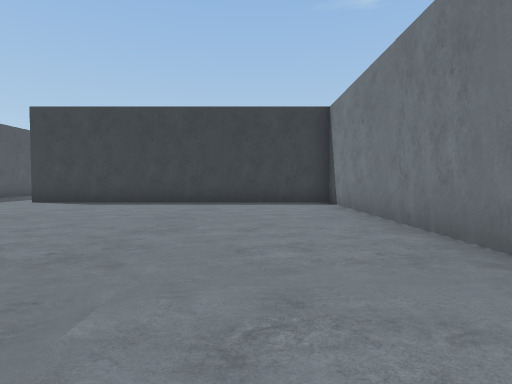
view 1 (above)

24 first-person views from a walk through a Unity game level. The camera is 1.3 m above the floor, tilts 2° down and sees 80° across. The floor is counted in squares, 2 m on a side. Each view is taken from the middle of a square. On the plan, view 1 faces up. The plan holds only what a view shows up to about 10 squares ahead; the rest is blank. The place goes on beyond the plan. The player character is not drawn.

view 2
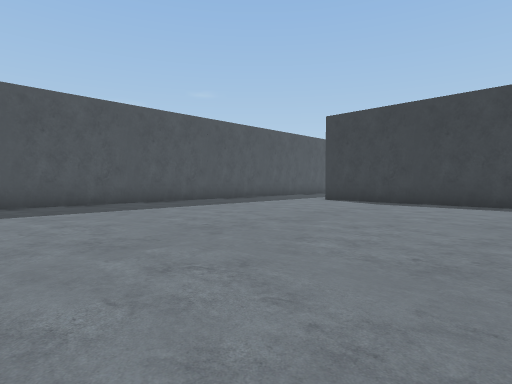

view 3
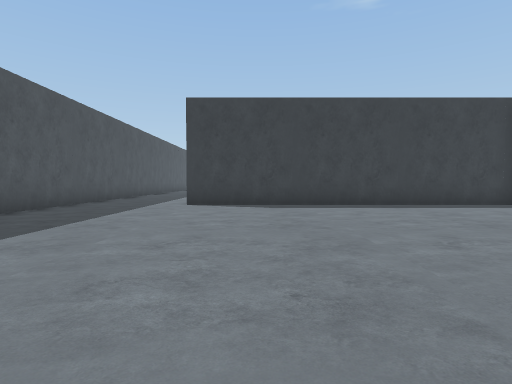

view 4
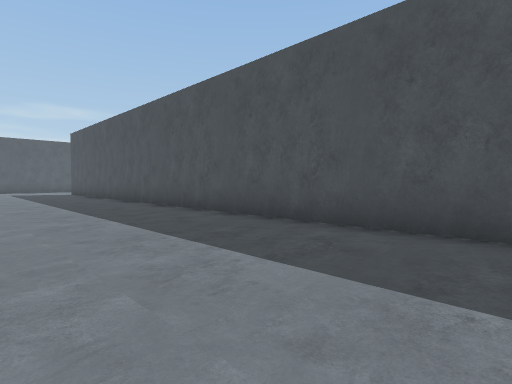

view 5
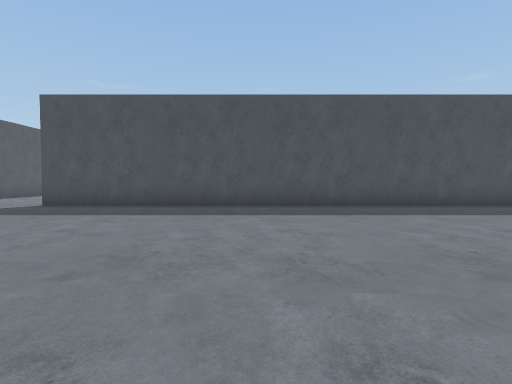

view 6
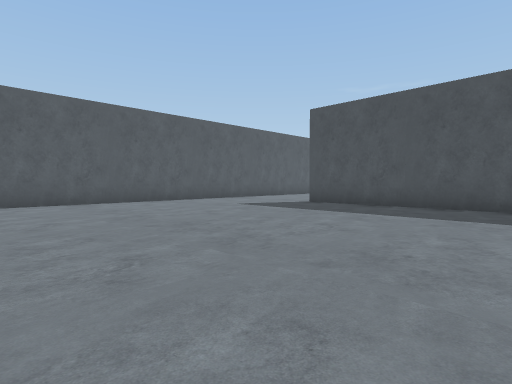

view 7
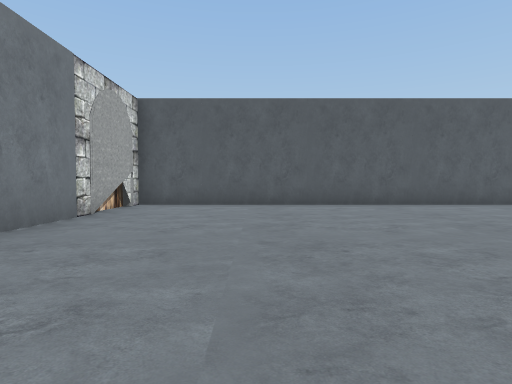

view 8
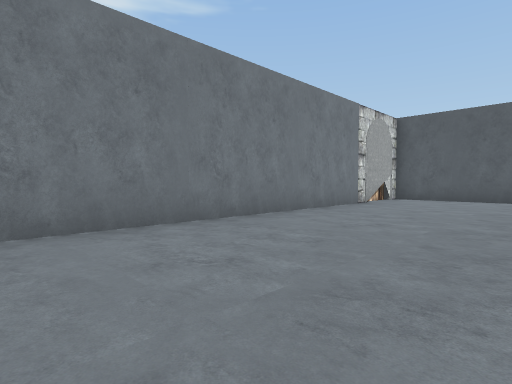

view 9
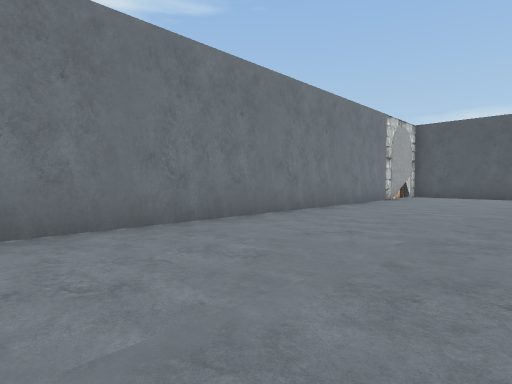

view 10
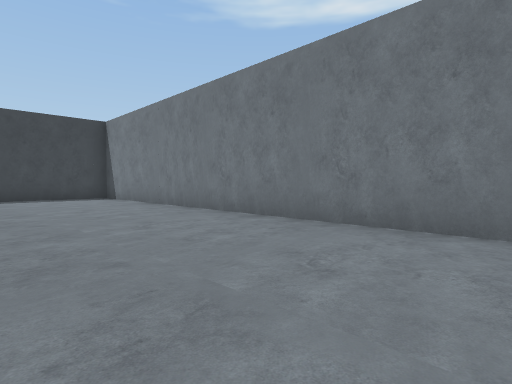

view 11
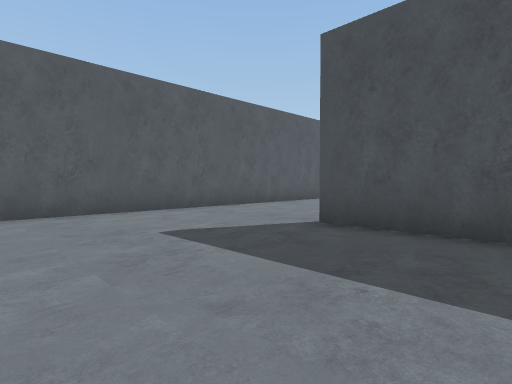

view 12
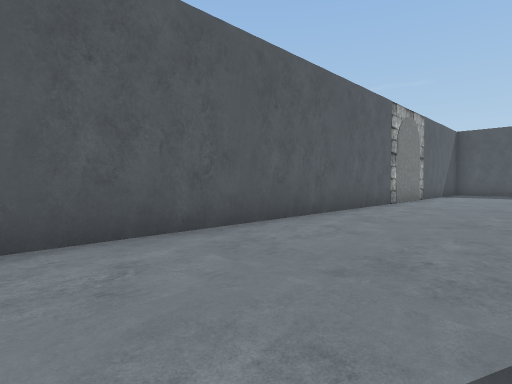

view 13
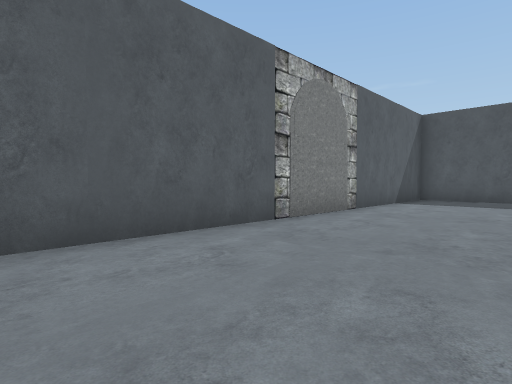

view 14
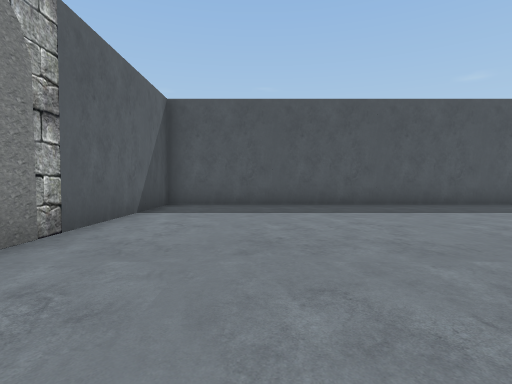

view 15
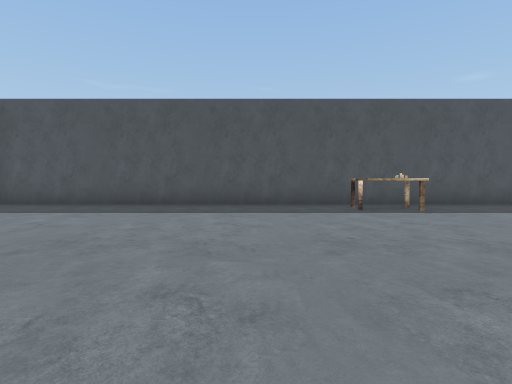

view 16
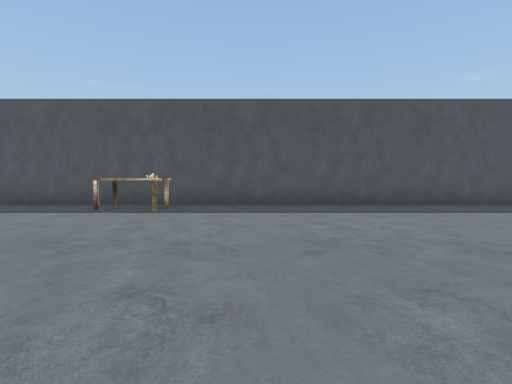

view 17
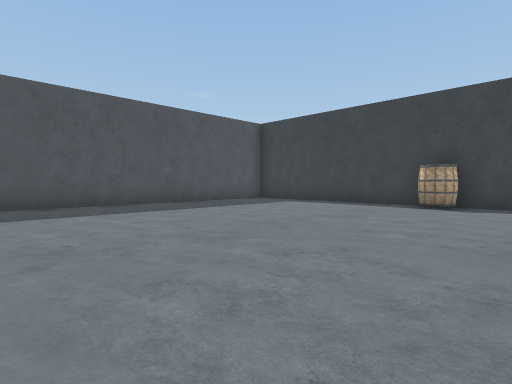

view 18
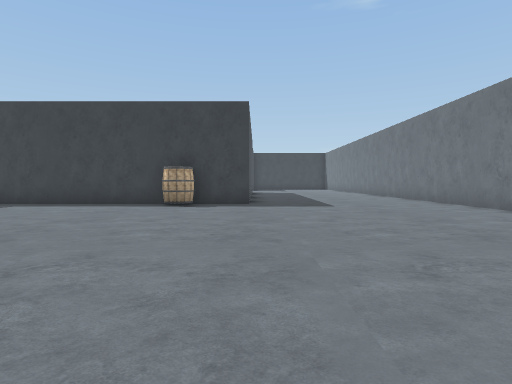

view 19
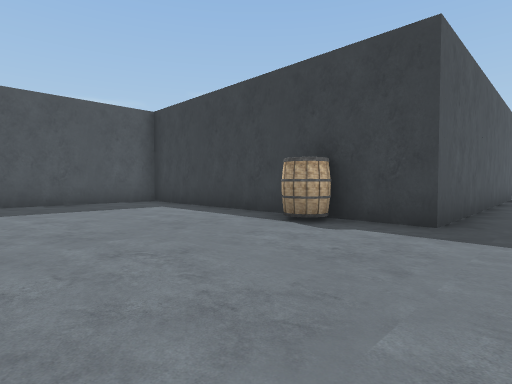

view 20
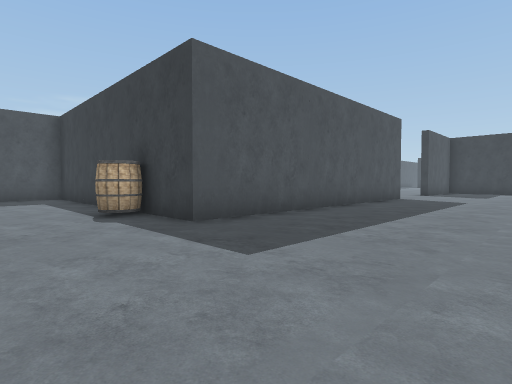

view 21
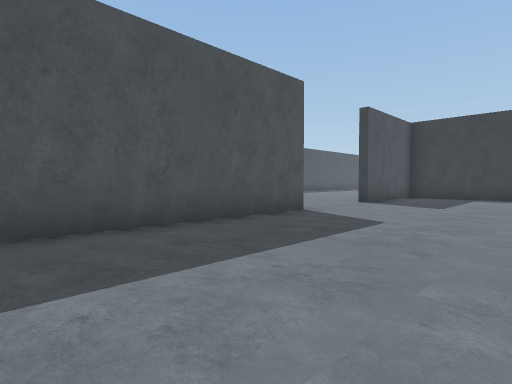

view 22
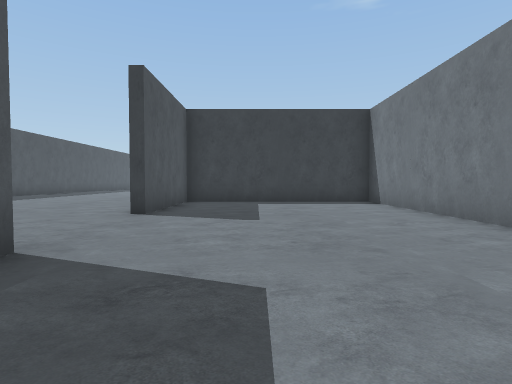

view 23
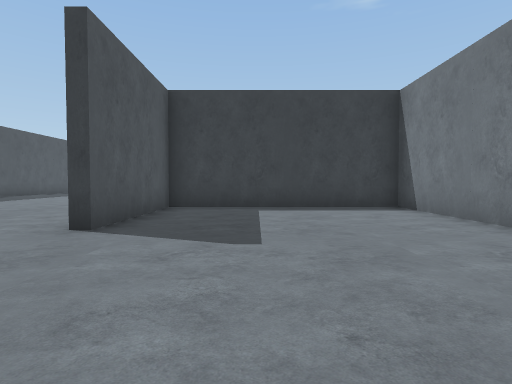

view 24
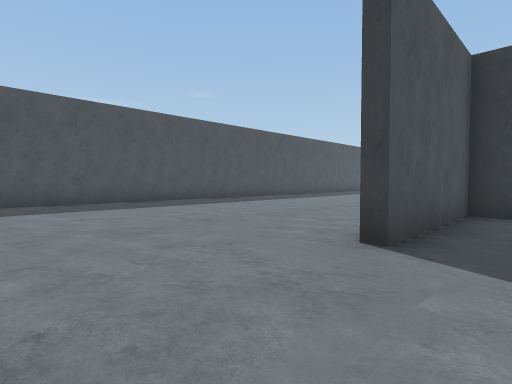

### Floor plan
Points are (right, up) in squares from view 1. A wall is a line through its corners. A room is listed if a view was taken in it or the views show most of it. See-through windows are left out.
Room 1 (views 1, 2, 3, 4, 5, 6, 7, 8, 9, 10, 11, 12)
walls: (2.2, -2.7) (2.2, 9.4) (-7, 9.4); (-10.1, 5.1) (-10.1, -13.8); (-8.5, -17.4) (2.2, -17.4) (2.2, -4.2); (2.4, -16.9) (2.4, -16.1); (-10.1, 11) (-10.1, 7)
ways out: opening at (-9.2, -15.5) to room 2; opening at (-8, 9.7)
Room 2 (views 13, 14, 15, 16, 17, 18, 19, 20, 21, 22, 23, 24)
walls: (-10.4, 5.6) (-10.4, 9); (-16.2, 16.9) (-16.2, 7.8) (-24.5, 7.8) (-24.5, -17.4) (-8.5, -17.4); (-10.4, 18.2) (-10.4, 23.7) (-16.2, 23.7) (-16.2, 20); (-24.5, 21.8) (-24.5, 17.8)
ways out: opening at (-9.2, -15.5) to room 1
objects: other object (-23, -7); table (-23, -6); barrel (-18, 7)

Positions as (right, up) in squares from view 1, and headings:
1: (0, 0), facing up
2: (-1, 0), facing up-left
3: (-5, 1), facing up
4: (-6, 3), facing down-left
5: (-2, -8), facing left
6: (-2, -8), facing down-left
7: (-1, -9), facing down
8: (-2, -6), facing down-right
9: (-2, -4), facing down-right
10: (-2, -3), facing up-right
11: (-6, -11), facing down-left
12: (-8, -14), facing down-left
13: (-13, -14), facing down-left
14: (-16, -15), facing left
15: (-16, -10), facing left
16: (-16, -4), facing left
17: (-16, -1), facing up-left
18: (-16, -1), facing up
19: (-15, 3), facing up-left
20: (-12, 5), facing up-left
21: (-12, 11), facing up-left
22: (-14, 14), facing up
23: (-14, 16), facing up
24: (-15, 17), facing up-left
